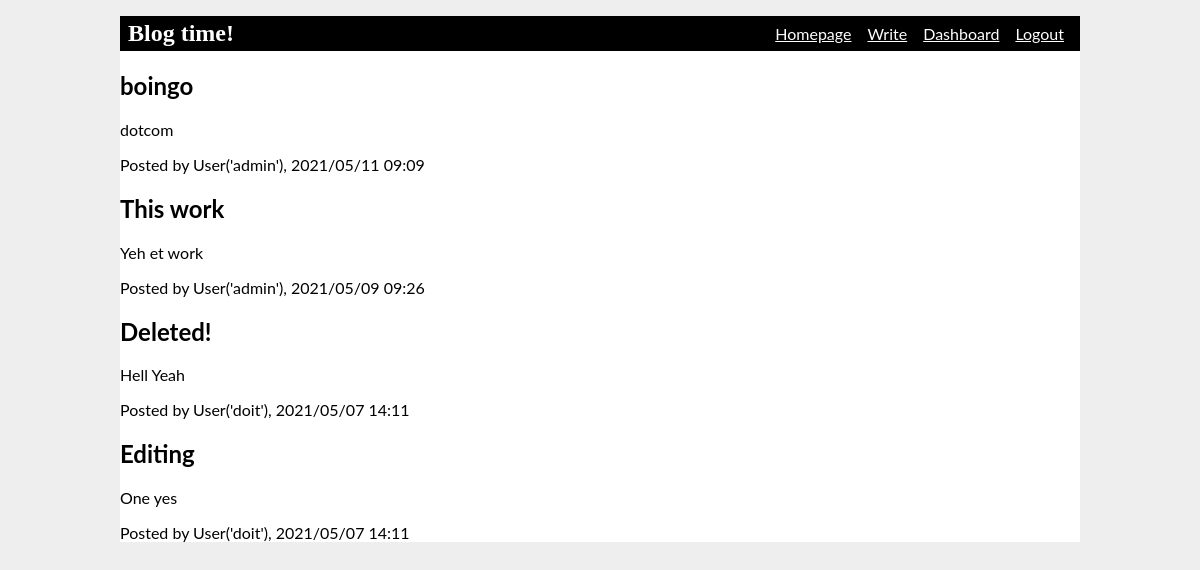
Screenshot of /home (signed in) with the database file from the repository.
### blog.py (models this page shows, shortened)
class Post(db.Model):
    id = db.Column(db.Integer, primary_key=True)
    title = db.Column(db.String(30), nullable=False)
    date = db.Column(db.DateTime, nullable=False, default=datetime.now)
    userid = db.Column(db.Integer, db.ForeignKey('user.id'), nullable=False)
    content = db.Column(db.Text, nullable=False)

class User(db.Model, UserMixin):
    id = db.Column(db.Integer, primary_key=True)
    username = db.Column(db.String(20), unique=True, nullable=False)
    password = db.Column(db.String(), nullable=False)
    post = db.relationship('Post', backref='blogger', lazy=True)
    def __repr__(self):
        return "User('{}')".format(self.username)

### blog.py (the view)
@app.route("/")
@app.route("/home")
def home():
    if current_user.is_authenticated:
        posts = Post.query.order_by(Post.date.desc()).all()
        return render_template('home.html', posts=posts)
    else:
        return render_template('home.html')

### blog.py (called while the page is built)
@login_manager.user_loader
def load_user(userid):
    return User.query.get(int(userid))

### templates/home.html (shortened to what this page needs)
<!DOCTYPE html>
<html lang="en" dir="ltr">
    <head>
    </head>
    <link rel="stylesheet" href="{{ url_for('static', filename='style.css') }}">
    <nav>
        <h1>Blog time!</h1>
        <ul>
            <li><a href="{{ url_for('home') }}">Homepage</a></li>
            {% if current_user.is_authenticated %}
                <li><a href="{{ url_for('write') }}">Write</a></li>
                <li><a href="{{ url_for('dashboard') }}">Dashboard</a></li>
                <li><a href="{{ url_for('logout') }}">Logout</a></li>
            {% else %}
                <li><a href="{{ url_for('register') }}">Register</a></li>
                <li><a href="{{ url_for('login') }}">Login</a></li>
            {% endif %}
        </ul>
    </nav>
    <main>
        {% block content %}
            {% if current_user.is_authenticated %}
                {% for post in posts %}
                    <h2>{{ post.title }}</h2>
                    <p> {{ post.content }}</p>
                    <p>Posted by {{ post.blogger }}, {{ post.date.strftime('%Y/%m/%d %H:%M') }}</p>
                {% endfor %}
            {% else %}
                <p> Your chance to start a blog! Register to view people's blogs!</p>
            {% endif %}
        {% endblock %}
    </main>
</html>

### static/style.css (style rules this page uses)
html { font-family: lato; background: #eee; padding: 1rem; }
h1 { font-family: serif; color: #ffffff; margin: 1rem 0; }
a { color: #000000; }
nav { background: black; display: flex; align-items: center; padding: 0 0.5rem; }
nav h1 { flex: auto; margin: 0; }
nav ul { display: flex; list-style: none; margin: 0; padding: 0; }
nav ul li a, nav ul li span, header .action { display: block; padding: 0.5rem; }
nav ul li a { color: #ffffff; }

### rows the page displays
Post: title "boingo", content "dotcom", blogger "User('admin')", date "2021/05/11 09:09"
Post: title "This work", content "Yeh et work", blogger "User('admin')", date "2021/05/09 09:26"
Post: title "Deleted!", content "Hell Yeah", blogger "User('doit')", date "2021/05/07 14:11"
Post: title "Editing", content "One yes", blogger "User('doit')", date "2021/05/07 14:11"
